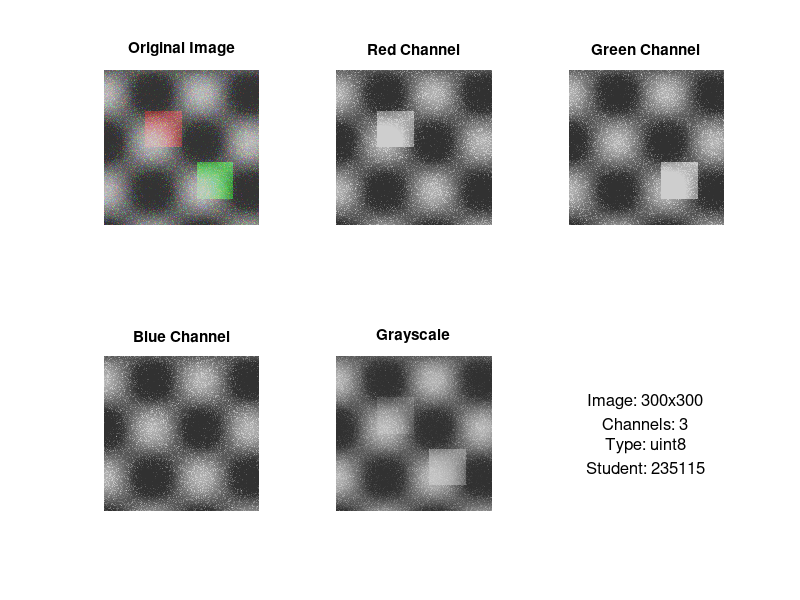

This chart was generated by the following MATLAB code:
function [img_rgb, img_gray, report] = task61_acquisition()
    % TASK 6.1: Image Acquisition and Understanding
    
    % Load image
    imagePath = '/MATLAB Drive/Lab06_235115/images/input/flower_235115.jpg';
    
    if exist(imagePath, 'file')
        img_rgb = imread(imagePath);
        fprintf('Loaded: flower_235115.jpg\n');
    else
        img_rgb = create_sample_image_235115();
    end
    
    % Convert to grayscale
    if size(img_rgb, 3) == 3
        img_gray = rgb2gray(img_rgb);
    else
        img_gray = img_rgb;
        img_rgb = cat(3, img_gray, img_gray, img_gray);
    end
    
    % Get properties
    [rows, cols, channels] = size(img_rgb);
    
    % Display - FIXED: shorter text
    figure('Name', 'Task 6.1: Image Acquisition (235115)');
    
    subplot(2, 3, 1); imshow(img_rgb); title('Original Image');
    subplot(2, 3, 2); imshow(img_rgb(:,:,1)); title('Red Channel');
    subplot(2, 3, 3); imshow(img_rgb(:,:,2)); title('Green Channel');
    subplot(2, 3, 4); imshow(img_rgb(:,:,3)); title('Blue Channel');
    subplot(2, 3, 5); imshow(img_gray); title('Grayscale');
    
    % FIXED: Shorter info text
    subplot(2, 3, 6);
    axis off;
    info = sprintf(['Image: %dx%d\n' ...
        'Channels: %d\n' ...
        'Type: %s\n' ...
        'Student: 235115'], ...
        rows, cols, channels, class(img_rgb));
    text(0.5, 0.5, info, 'FontSize', 12, 'HorizontalAlignment', 'center');
    
    % Report
    report.resolution = [rows, cols];
    report.channels = channels;
    report.data_type = class(img_rgb);
    report.bit_depth = 8;
    
    fprintf('Task 6.1 Complete: %dx%d\n', rows, cols);
end

function img = create_sample_image_235115()
    img = uint8(zeros(300, 300, 3));
    for i = 1:300
        for j = 1:300
            val = 100 + 60*sin(i/30)*cos(j/30);
            img(i,j,:) = val;
        end
    end
    img(80:150, 80:150, 1) = img(80:150, 80:150, 1) + 50;
    img(180:250, 180:250, 2) = img(180:250, 180:250, 2) + 60;
    noise = uint8(20*randn(300, 300, 3));
    img = imadd(img, noise);
    img = max(0, min(255, img));
    img = imadjust(img, [0.3 0.7], [0.2 0.8]);
end
